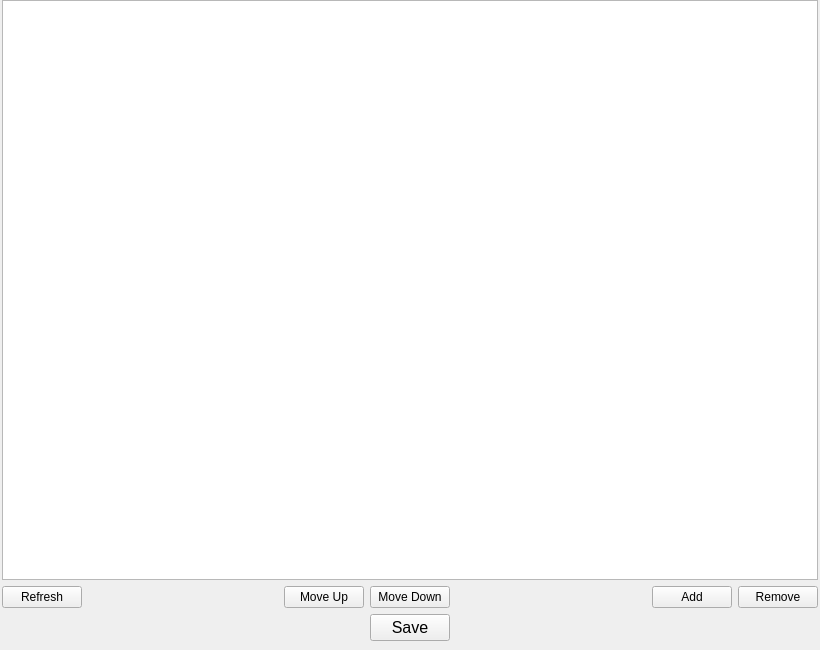
<?xml version="1.0" encoding="UTF-8"?>
<ui version="4.0">
 <class>ManageCategory</class>
 <widget class="QWidget" name="ManageCategory">
  <property name="geometry">
   <rect>
    <x>0</x>
    <y>0</y>
    <width>820</width>
    <height>650</height>
   </rect>
  </property>
  <property name="windowTitle">
   <string>Form</string>
  </property>
  <layout class="QVBoxLayout" name="verticalLayout">
   <property name="leftMargin">
    <number>2</number>
   </property>
   <property name="topMargin">
    <number>0</number>
   </property>
   <property name="rightMargin">
    <number>2</number>
   </property>
   <property name="bottomMargin">
    <number>9</number>
   </property>
   <item>
    <widget class="QListWidget" name="categoryList">
     <property name="font">
      <font>
       <pointsize>16</pointsize>
      </font>
     </property>
    </widget>
   </item>
   <item>
    <layout class="QHBoxLayout" name="horizontalLayout">
     <property name="spacing">
      <number>6</number>
     </property>
     <item>
      <widget class="QPushButton" name="refreshButton">
       <property name="text">
        <string>Refresh</string>
       </property>
      </widget>
     </item>
     <item>
      <spacer name="horizontalSpacer">
       <property name="orientation">
        <enum>Qt::Horizontal</enum>
       </property>
       <property name="sizeHint" stdset="0">
        <size>
         <width>40</width>
         <height>20</height>
        </size>
       </property>
      </spacer>
     </item>
     <item>
      <widget class="QPushButton" name="moveUpButton">
       <property name="text">
        <string>Move Up</string>
       </property>
      </widget>
     </item>
     <item>
      <widget class="QPushButton" name="moveDownButton">
       <property name="text">
        <string>Move Down</string>
       </property>
      </widget>
     </item>
     <item>
      <spacer name="horizontalSpacer_4">
       <property name="orientation">
        <enum>Qt::Horizontal</enum>
       </property>
       <property name="sizeHint" stdset="0">
        <size>
         <width>40</width>
         <height>20</height>
        </size>
       </property>
      </spacer>
     </item>
     <item>
      <widget class="QPushButton" name="addButton">
       <property name="text">
        <string>Add</string>
       </property>
      </widget>
     </item>
     <item>
      <widget class="QPushButton" name="removeButton">
       <property name="text">
        <string>Remove</string>
       </property>
      </widget>
     </item>
    </layout>
   </item>
   <item>
    <layout class="QHBoxLayout" name="horizontalLayout_2">
     <item>
      <spacer name="horizontalSpacer_3">
       <property name="orientation">
        <enum>Qt::Horizontal</enum>
       </property>
       <property name="sizeHint" stdset="0">
        <size>
         <width>40</width>
         <height>20</height>
        </size>
       </property>
      </spacer>
     </item>
     <item>
      <widget class="QPushButton" name="saveButton">
       <property name="font">
        <font>
         <pointsize>12</pointsize>
        </font>
       </property>
       <property name="text">
        <string>Save</string>
       </property>
      </widget>
     </item>
     <item>
      <spacer name="horizontalSpacer_2">
       <property name="orientation">
        <enum>Qt::Horizontal</enum>
       </property>
       <property name="sizeHint" stdset="0">
        <size>
         <width>40</width>
         <height>20</height>
        </size>
       </property>
      </spacer>
     </item>
    </layout>
   </item>
  </layout>
 </widget>
 <resources/>
 <connections/>
</ui>
